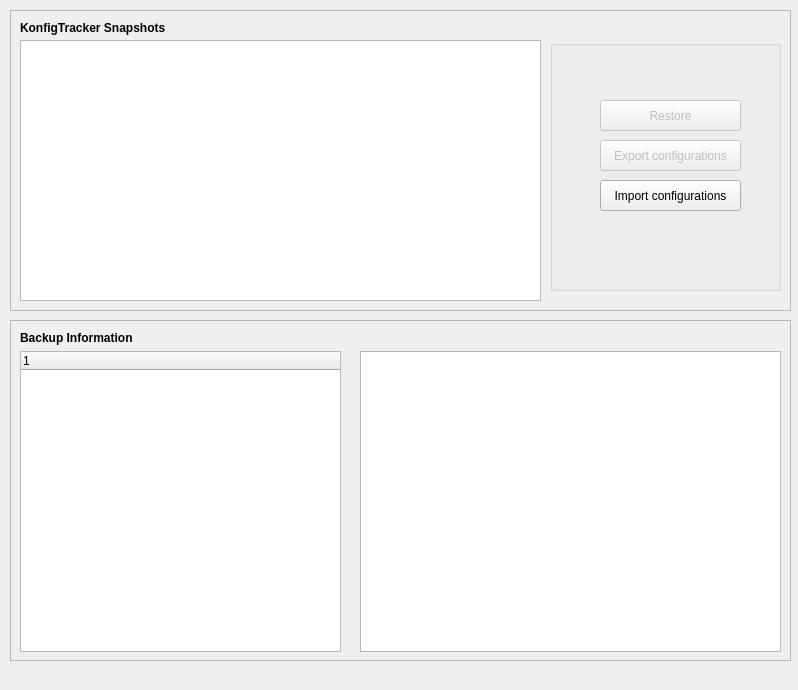
<?xml version="1.0" encoding="UTF-8"?>
<ui version="4.0">
 <class>MainWindow</class>
 <widget class="QMainWindow" name="MainWindow">
  <property name="windowModality">
   <enum>Qt::ApplicationModal</enum>
  </property>
  <property name="geometry">
   <rect>
    <x>0</x>
    <y>0</y>
    <width>798</width>
    <height>690</height>
   </rect>
  </property>
  <property name="windowTitle">
   <string>KonfigTracker - Snapshot and Monitoring Tool for KDE4 Settings</string>
  </property>
  <property name="windowIcon">
   <iconset resource="../data/data.qrc">
    <normaloff>:/data/konfigtracker.png</normaloff>:/data/konfigtracker.png</iconset>
  </property>
  <widget class="QWidget" name="centralwidget">
   <widget class="QFrame" name="frame">
    <property name="geometry">
     <rect>
      <x>10</x>
      <y>10</y>
      <width>781</width>
      <height>301</height>
     </rect>
    </property>
    <property name="frameShape">
     <enum>QFrame::StyledPanel</enum>
    </property>
    <property name="frameShadow">
     <enum>QFrame::Raised</enum>
    </property>
    <widget class="QLabel" name="statusLabel">
     <property name="geometry">
      <rect>
       <x>10</x>
       <y>10</y>
       <width>181</width>
       <height>16</height>
      </rect>
     </property>
     <property name="font">
      <font>
       <weight>75</weight>
       <bold>true</bold>
      </font>
     </property>
     <property name="text">
      <string>KonfigTracker Snapshots</string>
     </property>
    </widget>
    <widget class="KListWidget" name="backupList">
     <property name="geometry">
      <rect>
       <x>10</x>
       <y>30</y>
       <width>521</width>
       <height>261</height>
      </rect>
     </property>
    </widget>
    <widget class="KButtonGroup" name="kbuttongroup">
     <property name="geometry">
      <rect>
       <x>540</x>
       <y>30</y>
       <width>231</width>
       <height>251</height>
      </rect>
     </property>
     <widget class="KPushButton" name="archiveButton">
      <property name="enabled">
       <bool>false</bool>
      </property>
      <property name="geometry">
       <rect>
        <x>50</x>
        <y>100</y>
        <width>141</width>
        <height>31</height>
       </rect>
      </property>
      <property name="text">
       <string>Export configurations</string>
      </property>
     </widget>
     <widget class="KPushButton" name="restoreButton">
      <property name="enabled">
       <bool>false</bool>
      </property>
      <property name="geometry">
       <rect>
        <x>50</x>
        <y>60</y>
        <width>141</width>
        <height>31</height>
       </rect>
      </property>
      <property name="text">
       <string>Restore</string>
      </property>
     </widget>
     <widget class="KPushButton" name="importButton">
      <property name="geometry">
       <rect>
        <x>50</x>
        <y>140</y>
        <width>141</width>
        <height>31</height>
       </rect>
      </property>
      <property name="text">
       <string>Import configurations</string>
      </property>
     </widget>
    </widget>
   </widget>
   <widget class="QFrame" name="frame_2">
    <property name="geometry">
     <rect>
      <x>10</x>
      <y>320</y>
      <width>781</width>
      <height>341</height>
     </rect>
    </property>
    <property name="frameShape">
     <enum>QFrame::StyledPanel</enum>
    </property>
    <property name="frameShadow">
     <enum>QFrame::Raised</enum>
    </property>
    <widget class="QLabel" name="label">
     <property name="geometry">
      <rect>
       <x>10</x>
       <y>10</y>
       <width>131</width>
       <height>16</height>
      </rect>
     </property>
     <property name="font">
      <font>
       <weight>75</weight>
       <bold>true</bold>
      </font>
     </property>
     <property name="text">
      <string>Backup Information</string>
     </property>
    </widget>
    <widget class="QTreeWidget" name="treeView">
     <property name="geometry">
      <rect>
       <x>10</x>
       <y>31</y>
       <width>321</width>
       <height>301</height>
      </rect>
     </property>
     <column>
      <property name="text">
       <string notr="true">1</string>
      </property>
     </column>
    </widget>
    <widget class="KTextBrowser" name="backupLog">
     <property name="geometry">
      <rect>
       <x>350</x>
       <y>31</y>
       <width>421</width>
       <height>301</height>
      </rect>
     </property>
     <property name="verticalScrollBarPolicy">
      <enum>Qt::ScrollBarAsNeeded</enum>
     </property>
    </widget>
   </widget>
   <widget class="QWidget" name="layoutWidget">
    <property name="geometry">
     <rect>
      <x>0</x>
      <y>0</y>
      <width>2</width>
      <height>2</height>
     </rect>
    </property>
    <layout class="QHBoxLayout" name="horizontalLayout_3"/>
   </widget>
   <widget class="QWidget" name="layoutWidget">
    <property name="geometry">
     <rect>
      <x>0</x>
      <y>0</y>
      <width>2</width>
      <height>2</height>
     </rect>
    </property>
    <layout class="QHBoxLayout" name="horizontalLayout_4"/>
   </widget>
   <widget class="QSplitter" name="splitter">
    <property name="geometry">
     <rect>
      <x>0</x>
      <y>0</y>
      <width>0</width>
      <height>0</height>
     </rect>
    </property>
    <property name="orientation">
     <enum>Qt::Horizontal</enum>
    </property>
   </widget>
  </widget>
  <action name="actionExit">
   <property name="text">
    <string>Exit</string>
   </property>
  </action>
  <action name="actionBackup_Now">
   <property name="text">
    <string>Backup Now</string>
   </property>
  </action>
  <action name="actionTag_Selected_Backup">
   <property name="text">
    <string>Tag Selected Backup</string>
   </property>
  </action>
  <action name="actionArchive_Selected_Backup">
   <property name="text">
    <string>Archive Selected Backup</string>
   </property>
  </action>
  <action name="actionRestore_Selected_Backup">
   <property name="text">
    <string>Selected Backup</string>
   </property>
  </action>
  <action name="actionInitialize">
   <property name="text">
    <string>Initialize </string>
   </property>
  </action>
  <action name="actionAbout_Qt">
   <property name="text">
    <string>About Qt</string>
   </property>
  </action>
  <action name="actionAbout_KDE">
   <property name="text">
    <string>About KDE</string>
   </property>
  </action>
  <action name="actionAbout">
   <property name="text">
    <string>About</string>
   </property>
  </action>
 </widget>
 <customwidgets>
  <customwidget>
   <class>KListWidget</class>
   <extends>QListWidget</extends>
   <header>klistwidget.h</header>
  </customwidget>
  <customwidget>
   <class>KButtonGroup</class>
   <extends>QGroupBox</extends>
   <header>kbuttongroup.h</header>
   <container>1</container>
  </customwidget>
  <customwidget>
   <class>KPushButton</class>
   <extends>QPushButton</extends>
   <header>kpushbutton.h</header>
  </customwidget>
  <customwidget>
   <class>KTextBrowser</class>
   <extends>QTextBrowser</extends>
   <header>ktextbrowser.h</header>
  </customwidget>
 </customwidgets>
 <resources>
  <include location="../data/data.qrc"/>
 </resources>
 <connections/>
</ui>
